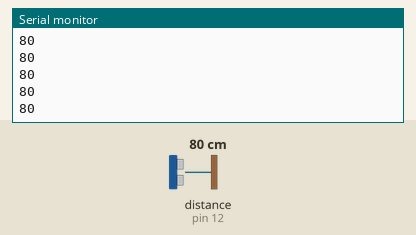
A sketch run on a simulated Arduino Uno, built with avr-gcc and run on an emulated ATmega328P. On the bench: the last lines printed to the serial monitor. The test bench sets the inputs (shaded band); at power-on: distance to the obstacle (sensor on pin 12) 80 cm. The echo pulse lasts 58.3 µs per cm.

Above: at 1.3 s.
1.4 s: distance to the obstacle (sensor on pin 12) set to 2 cm
At 1.55 s:
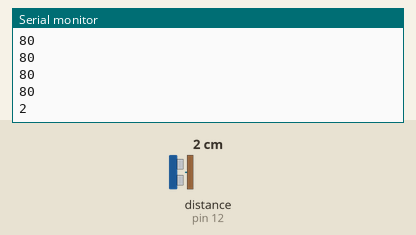
2.9 s: distance to the obstacle (sensor on pin 12) set to 4 cm
At 2.93 s:
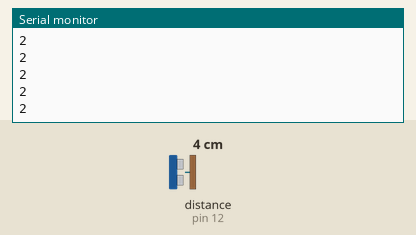
Timing chart, 0 to 5.9 s (numbered marks = the images above; inputs shaded):
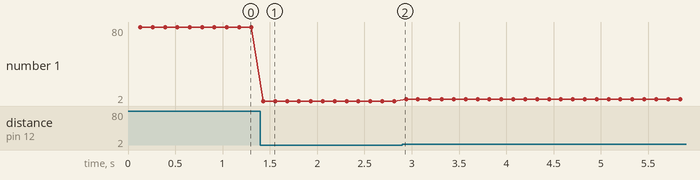

The sketch:

UltrasonicDistance.ino
```cpp
// Code based on sample from www.elegoo.com

// Include statements
#include <SR04.h>
#include "SR04.h"

// Global constants
#define TRIG_PIN 12      // TRIG pin, defined by SR04.h and used by the sensor
#define ECHO_PIN 11      // ECHO pin, defined by SR04.h and used by the sensor
#define SERIAL_RATE 9600 // The rate of the COM serial connection from the Arduino to the computer
#define DELAY 100        // The delay between readings in ms
#define DELAY_INIT 100   // The delay after initializing

// Variables
SR04 sr04 = SR04(ECHO_PIN,TRIG_PIN); // The ultrasonic sensor object
long input;                          // The input, in cm.

// Setup
void setup() {
  Serial.begin(SERIAL_RATE);
  delay(DELAY_INIT);
}

// Main loop
void loop() {
  Serial.println(sr04.Distance()); // Get the distance and print it, terminated by a '\n'character.
  delay(DELAY); // Wait some time before reporting the next reading.
}
```

Measured:
- after the input at 1.4 s, the serial monitor: prints a new line at once (image 1)
- plotted number 1: 80 → 2 after the input at 1.4 s, 2 → 4 after the input at 2.9 s
